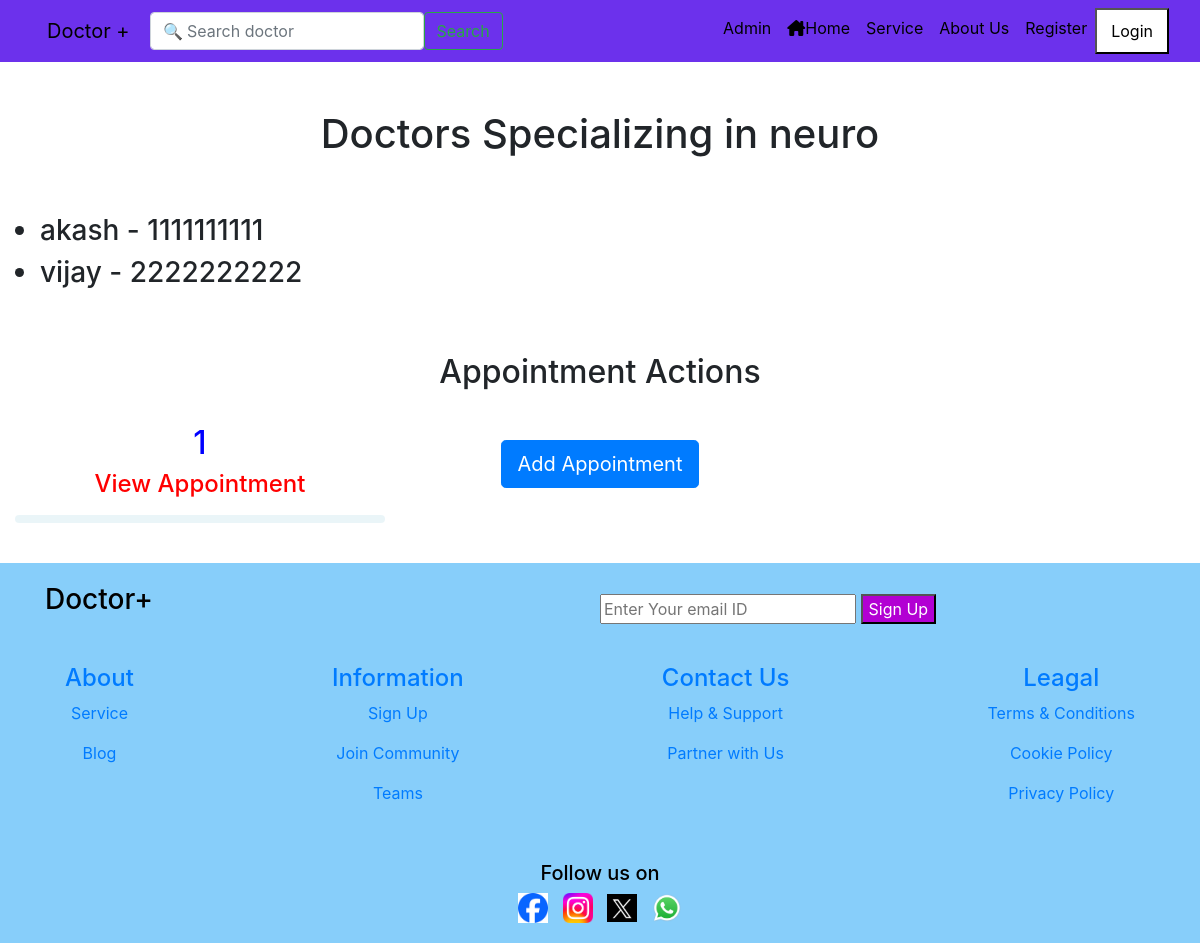
/specialty/neuro/, run on the app's committed database.
### management/models.py (models this page shows, shortened)
class Doctor(models.Model):
    name = models.CharField(max_length=50)
    mobile = models.IntegerField()
    special = models.CharField(max_length=50)

### management/views.py (the view)
# urls.py: path('specialty/<str:specialty>/', specialty_doctors, name='specialty_doctors'),
def specialty_doctors(request, specialty):
    a = Appointment.objects.count()
    doctors = Doctor.objects.filter(special=specialty)
    context = {'a': a, 'specialty': specialty, 'doctors': doctors}
    return render(request, 'specialty_doctors.html', context)

### management/templates/specialty_doctors.html (shortened to what this page needs)
{% extends 'homebase.html' %}
{% load static %}
{% block body %}
    <h1 class="text-center mt-5">Doctors Specializing in {{ specialty }}</h1>
    <br> <br>
    <ul>
        {% for doctor in doctors %}
        <h3><li>{{ doctor.name }} - {{ doctor.mobile }}</li></h3>
        {% endfor %}
    </ul>
    <br> <br>
    <div class="container-fluid" >
        <h2 class="text-center">Appointment Actions</h2>
        <br>
        <div class="row">
             <div class="col-sm-4 text-center mydivstyle">
               <h2 style="color:blue">{{a}}</h2>
               <a href="{% url 'view_appointment' %}"><h4 style="color:red">View Appointment</h4>
               <hr class="rounded"> </a>
             </div>
            <div class="col-sm-4 text-center mydivstyle">
            <a class="btn btn-primary btn-lg mt-3" href="/add_appointment" role="button">Add Appointment</a>
            </div>
        </div>
    </div>
{% endblock %}

### data on the page
Doctor: name "akash", mobile "1111111111"
Doctor: name "vijay", mobile "2222222222"

### other printed values
{{ specialty }} "neuro"
{{ a }} "1"
